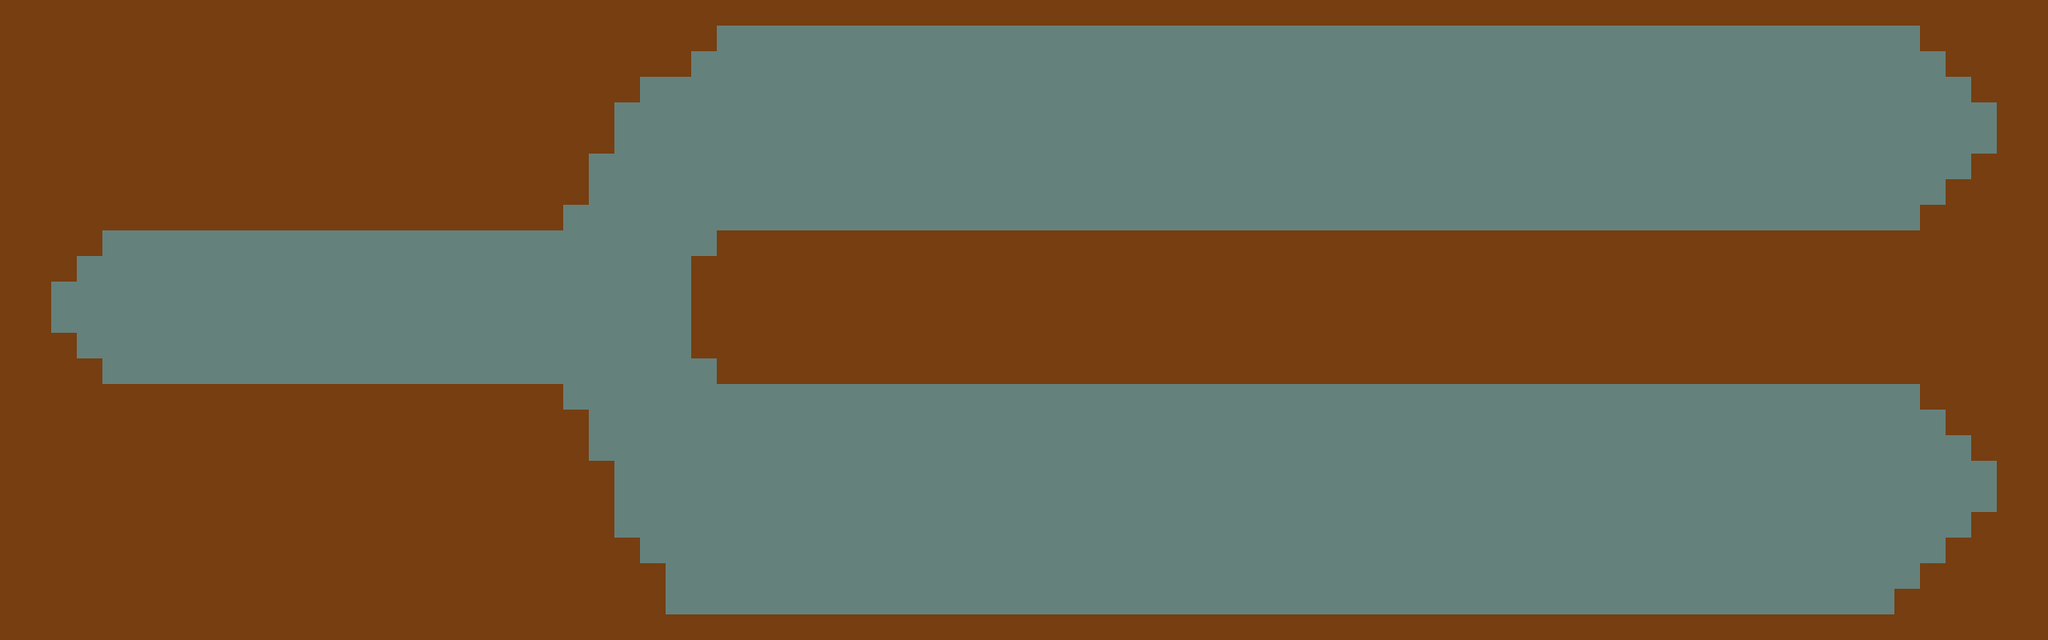

Below is a game level as drawn by its tile map, then a one-line description and the .tmx that defines it (tile-layer data replaced by summaries):
An orthogonal 80x25 tile map with 32x32 px tiles, 2 tile layers (road, wall), 2 tilesets.

<map version="1.0" tiledversion="1.0.3" orientation="orthogonal" renderorder="right-down" width="80" height="25" tilewidth="32" tileheight="32" nextobjectid="1">
 <tileset firstgid="1" name="grass" tilewidth="32" tileheight="32" tilecount="1" columns="1">
  <image source="road.png" width="32" height="32" />
 </tileset>
 <tileset firstgid="2" name="wall" tilewidth="32" tileheight="32" tilecount="1" columns="1">
  <image source="wall.png" width="32" height="32" />
 </tileset>
 <layer name="road" width="80" height="25">
  <data>[2000 cells, 2000 non-empty, 1 distinct tile ids]</data>
 </layer>
 <layer name="wall" width="80" height="25">
  <properties>
   <property name="collision" type="bool" value="true" />
  </properties>
  <data>[2000 cells, 969 non-empty, 1 distinct tile ids]</data>
 </layer>
</map>
